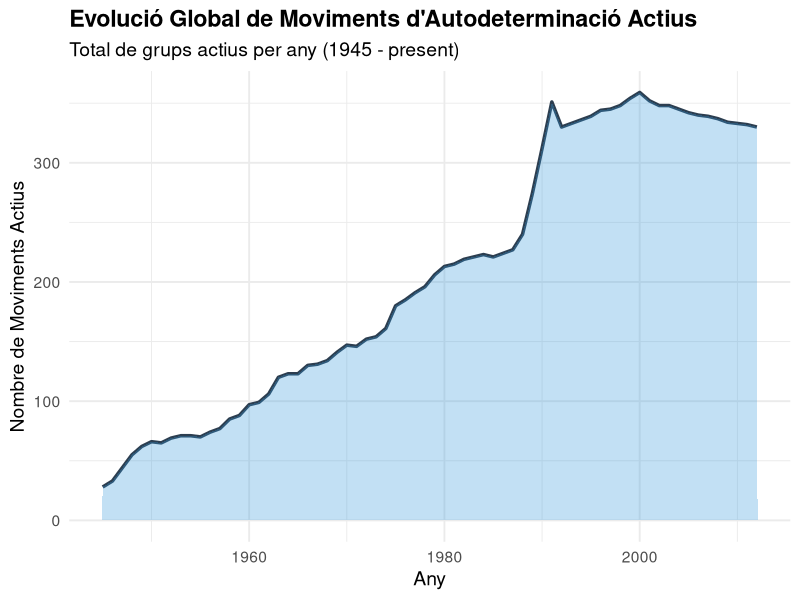
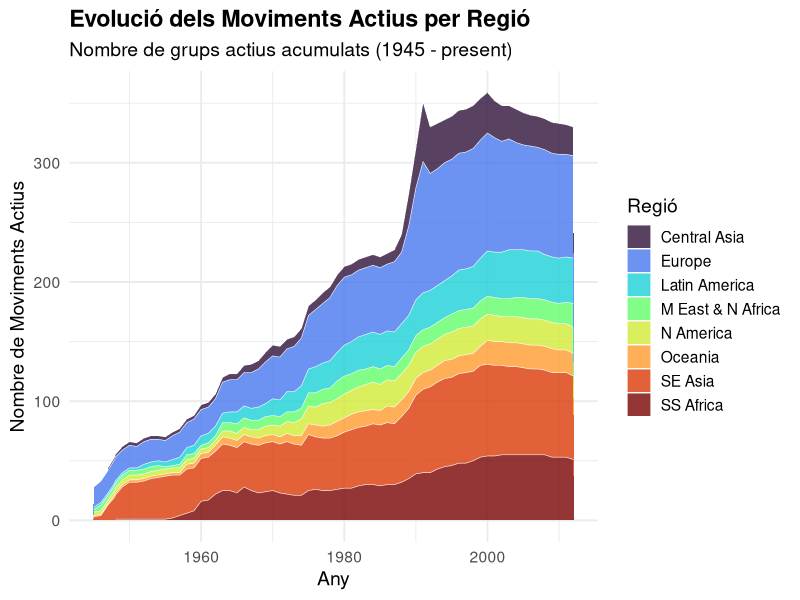
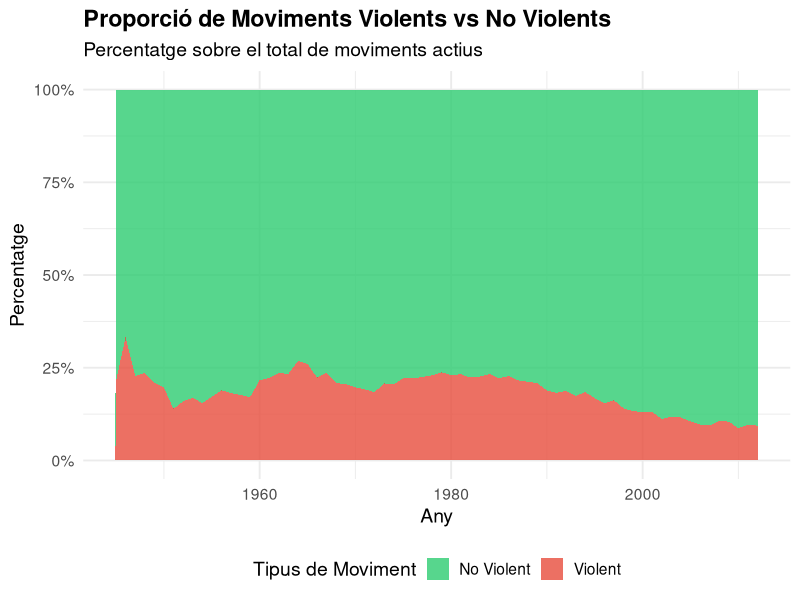
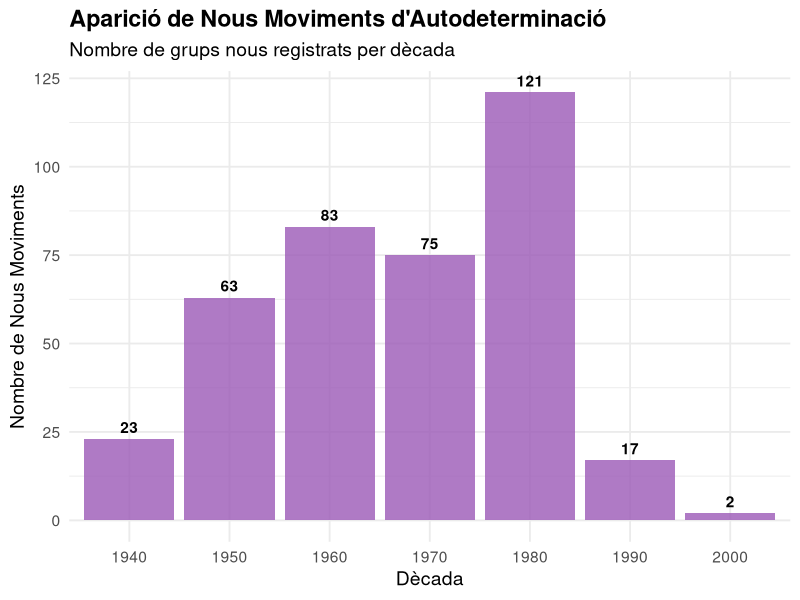
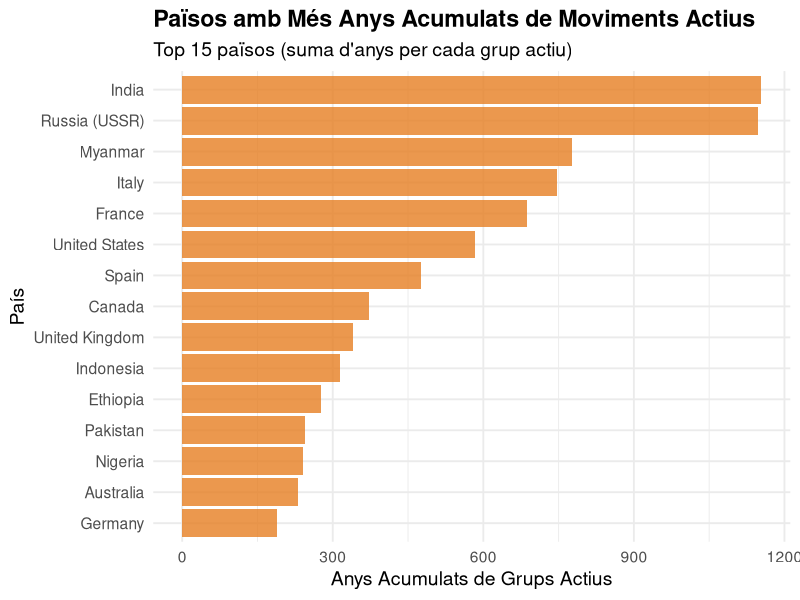

These charts were generated, in order, by the following R code:
## ---- chunk 1
knitr::opts_chunk$set(echo = TRUE, warning = FALSE, message = FALSE, fig.width = 10, fig.height = 6)
library(tidyverse)
library(ggthemes)
library(viridis)
library(scales)
## ---- chunk 2
# Carreguem les dades
sdm_data <- read.csv("SDM.csv", stringsAsFactors = FALSE)

# Filtrem dades anòmales i netegem els anys
sdm_data <- sdm_data %>%
  filter(year >= 1945 & year <= 2020) %>%
  mutate(
    active = as.numeric(active),
    violsd = as.numeric(violsd),
    region = as.character(region)
  )
## ---- chunk 3
evolucio_global <- sdm_data %>%
  filter(active == 1) %>%
  group_by(year) %>%
  summarise(total_actius = n(), .groups = "drop")

ggplot(evolucio_global, aes(x = year, y = total_actius)) +
  geom_line(color = "#2c3e50", size = 1.2) +
  geom_area(fill = "#3498db", alpha = 0.3) +
  theme_minimal(base_size = 14) +
  labs(
    title = "Evolució Global de Moviments d'Autodeterminació Actius",
    subtitle = "Total de grups actius per any (1945 - present)",
    x = "Any",
    y = "Nombre de Moviments Actius"
  ) +
  theme(plot.title = element_text(face = "bold"))
## ---- chunk 4
evolucio_regio <- sdm_data %>%
  filter(active == 1, !is.na(region), region != "") %>%
  group_by(year, region) %>%
  summarise(total_actius = n(), .groups = "drop")

ggplot(evolucio_regio, aes(x = year, y = total_actius, fill = region)) +
  geom_area(alpha = 0.8, color = "white", size = 0.2) +
  scale_fill_viridis_d(option = "turbo") +
  theme_minimal(base_size = 14) +
  labs(
    title = "Evolució dels Moviments Actius per Regió",
    subtitle = "Nombre de grups actius acumulats (1945 - present)",
    x = "Any",
    y = "Nombre de Moviments Actius",
    fill = "Regió"
  ) +
  theme(plot.title = element_text(face = "bold"), legend.position = "right")
## ---- chunk 5
evolucio_violencia <- sdm_data %>%
  filter(active == 1, !is.na(violsd)) %>%
  mutate(tipus = ifelse(violsd == 1, "Violent", "No Violent")) %>%
  group_by(year, tipus) %>%
  summarise(total = n(), .groups = "drop") %>%
  group_by(year) %>%
  mutate(proporcio = total / sum(total))

ggplot(evolucio_violencia, aes(x = year, y = proporcio, fill = tipus)) +
  geom_area(alpha = 0.8) +
  scale_fill_manual(values = c("Violent" = "#e74c3c", "No Violent" = "#2ecc71")) +
  scale_y_continuous(labels = percent_format()) +
  theme_minimal(base_size = 14) +
  labs(
    title = "Proporció de Moviments Violents vs No Violents",
    subtitle = "Percentatge sobre el total de moviments actius",
    x = "Any",
    y = "Percentatge",
    fill = "Tipus de Moviment"
  ) +
  theme(plot.title = element_text(face = "bold"), legend.position = "bottom")
## ---- chunk 6
nous_moviments <- sdm_data %>%
  filter(fygroup == 1) %>%
  mutate(decada = floor(year / 10) * 10) %>%
  filter(decada >= 1940) %>%
  group_by(decada) %>%
  summarise(nous = n(), .groups = "drop")

ggplot(nous_moviments, aes(x = factor(decada), y = nous)) +
  geom_col(fill = "#9b59b6", alpha = 0.8) +
  geom_text(aes(label = nous), vjust = -0.5, fontface = "bold") +
  theme_minimal(base_size = 14) +
  labs(
    title = "Aparició de Nous Moviments d'Autodeterminació",
    subtitle = "Nombre de grups nous registrats per dècada",
    x = "Dècada",
    y = "Nombre de Nous Moviments"
  ) +
  theme(plot.title = element_text(face = "bold"))
## ---- chunk 7
top_paisos <- sdm_data %>%
  filter(active == 1) %>%
  group_by(country) %>%
  summarise(anys_acumulats = n(), .groups = "drop") %>%
  arrange(desc(anys_acumulats)) %>%
  slice_head(n = 15)

ggplot(top_paisos, aes(x = reorder(country, anys_acumulats), y = anys_acumulats)) +
  geom_col(fill = "#e67e22", alpha = 0.8) +
  coord_flip() +
  theme_minimal(base_size = 14) +
  labs(
    title = "Països amb Més Anys Acumulats de Moviments Actius",
    subtitle = "Top 15 països (suma d'anys per cada grup actiu)",
    x = "País",
    y = "Anys Acumulats de Grups Actius"
  ) +
  theme(plot.title = element_text(face = "bold"))
